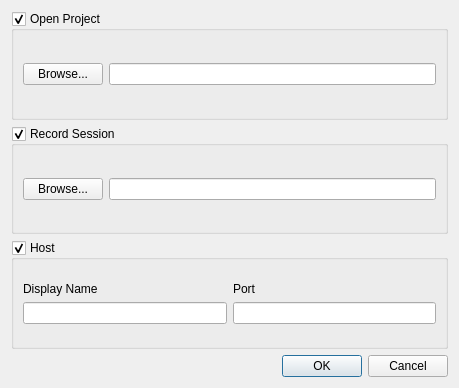
<?xml version="1.0" encoding="UTF-8"?>
<ui version="4.0">
 <class>HostDialog</class>
 <widget class="QDialog" name="HostDialog">
  <property name="geometry">
   <rect>
    <x>0</x>
    <y>0</y>
    <width>459</width>
    <height>388</height>
   </rect>
  </property>
  <property name="windowTitle">
   <string>New Session</string>
  </property>
  <layout class="QVBoxLayout" name="verticalLayout">
   <item>
    <widget class="QGroupBox" name="openProjectGroup">
     <property name="sizePolicy">
      <sizepolicy hsizetype="Preferred" vsizetype="Preferred">
       <horstretch>0</horstretch>
       <verstretch>0</verstretch>
      </sizepolicy>
     </property>
     <property name="title">
      <string>Open Project</string>
     </property>
     <property name="checkable">
      <bool>true</bool>
     </property>
     <layout class="QVBoxLayout" name="verticalLayout_2">
      <item>
       <spacer name="verticalSpacer_6">
        <property name="orientation">
         <enum>Qt::Vertical</enum>
        </property>
        <property name="sizeHint" stdset="0">
         <size>
          <width>20</width>
          <height>0</height>
         </size>
        </property>
       </spacer>
      </item>
      <item>
       <layout class="QHBoxLayout" name="horizontalLayout_4">
        <item>
         <widget class="QPushButton" name="openProjectBtn">
          <property name="sizePolicy">
           <sizepolicy hsizetype="Minimum" vsizetype="Preferred">
            <horstretch>0</horstretch>
            <verstretch>0</verstretch>
           </sizepolicy>
          </property>
          <property name="text">
           <string>Browse...</string>
          </property>
         </widget>
        </item>
        <item>
         <widget class="QLineEdit" name="openProjectFile">
          <property name="sizePolicy">
           <sizepolicy hsizetype="Expanding" vsizetype="Preferred">
            <horstretch>0</horstretch>
            <verstretch>0</verstretch>
           </sizepolicy>
          </property>
         </widget>
        </item>
       </layout>
      </item>
      <item>
       <spacer name="verticalSpacer">
        <property name="orientation">
         <enum>Qt::Vertical</enum>
        </property>
        <property name="sizeType">
         <enum>QSizePolicy::Expanding</enum>
        </property>
        <property name="sizeHint" stdset="0">
         <size>
          <width>20</width>
          <height>0</height>
         </size>
        </property>
       </spacer>
      </item>
     </layout>
    </widget>
   </item>
   <item>
    <widget class="QGroupBox" name="saveRecordingGroup">
     <property name="sizePolicy">
      <sizepolicy hsizetype="Preferred" vsizetype="Preferred">
       <horstretch>0</horstretch>
       <verstretch>0</verstretch>
      </sizepolicy>
     </property>
     <property name="title">
      <string>Record Session</string>
     </property>
     <property name="flat">
      <bool>false</bool>
     </property>
     <property name="checkable">
      <bool>true</bool>
     </property>
     <layout class="QVBoxLayout" name="verticalLayout_3">
      <item>
       <spacer name="verticalSpacer_5">
        <property name="orientation">
         <enum>Qt::Vertical</enum>
        </property>
        <property name="sizeHint" stdset="0">
         <size>
          <width>20</width>
          <height>0</height>
         </size>
        </property>
       </spacer>
      </item>
      <item>
       <layout class="QHBoxLayout" name="horizontalLayout">
        <item>
         <widget class="QPushButton" name="saveRecordingBtn">
          <property name="sizePolicy">
           <sizepolicy hsizetype="Minimum" vsizetype="Preferred">
            <horstretch>0</horstretch>
            <verstretch>0</verstretch>
           </sizepolicy>
          </property>
          <property name="text">
           <string>Browse...</string>
          </property>
         </widget>
        </item>
        <item>
         <widget class="QLineEdit" name="saveRecordingFile">
          <property name="sizePolicy">
           <sizepolicy hsizetype="Expanding" vsizetype="Preferred">
            <horstretch>0</horstretch>
            <verstretch>0</verstretch>
           </sizepolicy>
          </property>
         </widget>
        </item>
       </layout>
      </item>
      <item>
       <spacer name="verticalSpacer_2">
        <property name="orientation">
         <enum>Qt::Vertical</enum>
        </property>
        <property name="sizeType">
         <enum>QSizePolicy::Expanding</enum>
        </property>
        <property name="sizeHint" stdset="0">
         <size>
          <width>20</width>
          <height>0</height>
         </size>
        </property>
       </spacer>
      </item>
     </layout>
    </widget>
   </item>
   <item>
    <widget class="QGroupBox" name="hostGroup">
     <property name="sizePolicy">
      <sizepolicy hsizetype="Preferred" vsizetype="Preferred">
       <horstretch>0</horstretch>
       <verstretch>0</verstretch>
      </sizepolicy>
     </property>
     <property name="title">
      <string>Host</string>
     </property>
     <property name="checkable">
      <bool>true</bool>
     </property>
     <layout class="QVBoxLayout" name="verticalLayout_4">
      <item>
       <spacer name="verticalSpacer_4">
        <property name="orientation">
         <enum>Qt::Vertical</enum>
        </property>
        <property name="sizeHint" stdset="0">
         <size>
          <width>20</width>
          <height>0</height>
         </size>
        </property>
       </spacer>
      </item>
      <item>
       <layout class="QGridLayout" name="gridLayout">
        <item row="0" column="0">
         <widget class="QLabel" name="label_2">
          <property name="text">
           <string>Display Name</string>
          </property>
         </widget>
        </item>
        <item row="0" column="1">
         <widget class="QLabel" name="label">
          <property name="text">
           <string>Port</string>
          </property>
         </widget>
        </item>
        <item row="1" column="0">
         <widget class="QLineEdit" name="usernameInput">
          <property name="sizePolicy">
           <sizepolicy hsizetype="Expanding" vsizetype="Preferred">
            <horstretch>0</horstretch>
            <verstretch>0</verstretch>
           </sizepolicy>
          </property>
         </widget>
        </item>
        <item row="1" column="1">
         <widget class="QLineEdit" name="portInput">
          <property name="sizePolicy">
           <sizepolicy hsizetype="Expanding" vsizetype="Preferred">
            <horstretch>0</horstretch>
            <verstretch>0</verstretch>
           </sizepolicy>
          </property>
         </widget>
        </item>
       </layout>
      </item>
      <item>
       <spacer name="verticalSpacer_3">
        <property name="orientation">
         <enum>Qt::Vertical</enum>
        </property>
        <property name="sizeHint" stdset="0">
         <size>
          <width>20</width>
          <height>0</height>
         </size>
        </property>
       </spacer>
      </item>
     </layout>
    </widget>
   </item>
   <item>
    <widget class="QDialogButtonBox" name="buttonBox">
     <property name="orientation">
      <enum>Qt::Horizontal</enum>
     </property>
     <property name="standardButtons">
      <set>QDialogButtonBox::Cancel|QDialogButtonBox::Ok</set>
     </property>
    </widget>
   </item>
  </layout>
 </widget>
 <resources/>
 <connections>
  <connection>
   <sender>buttonBox</sender>
   <signal>accepted()</signal>
   <receiver>HostDialog</receiver>
   <slot>accept()</slot>
   <hints>
    <hint type="sourcelabel">
     <x>248</x>
     <y>254</y>
    </hint>
    <hint type="destinationlabel">
     <x>157</x>
     <y>274</y>
    </hint>
   </hints>
  </connection>
  <connection>
   <sender>buttonBox</sender>
   <signal>rejected()</signal>
   <receiver>HostDialog</receiver>
   <slot>reject()</slot>
   <hints>
    <hint type="sourcelabel">
     <x>316</x>
     <y>260</y>
    </hint>
    <hint type="destinationlabel">
     <x>286</x>
     <y>274</y>
    </hint>
   </hints>
  </connection>
 </connections>
</ui>
